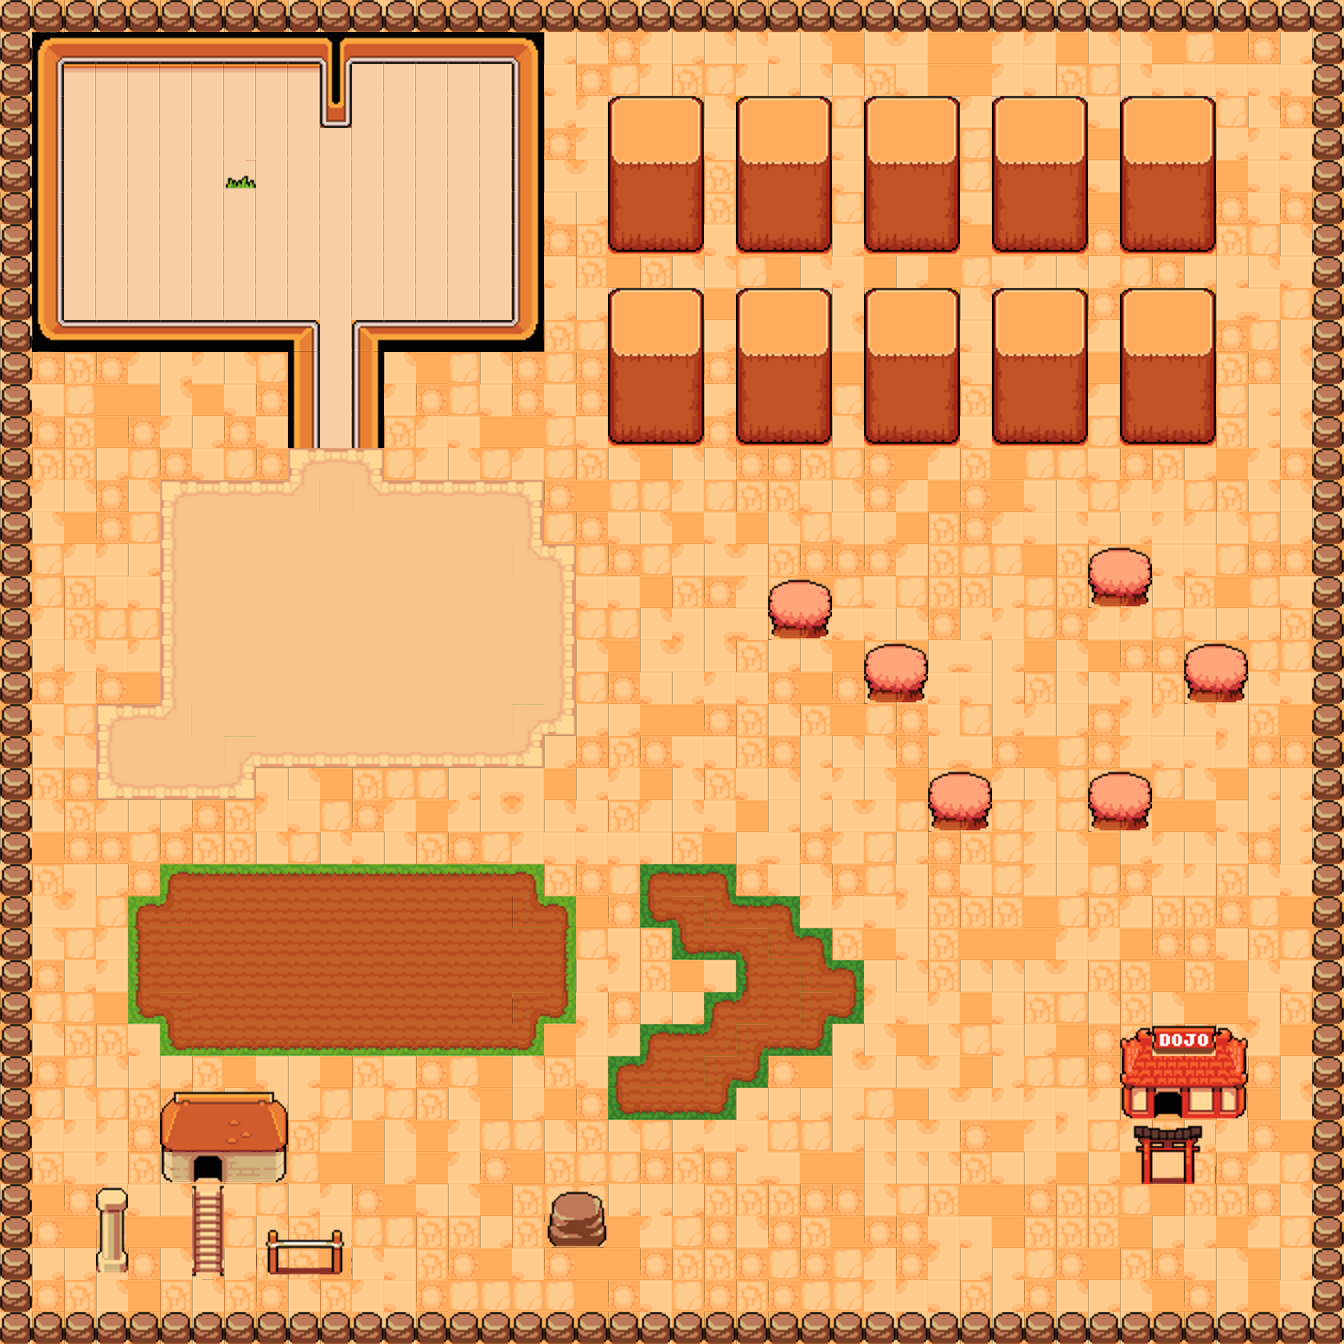

A level layout from a 2D game, rendered from its tile map. Below: a short description, then the map file with tile-grid data replaced by summaries:
An orthogonal 42x42 tile map with 32x32 px tiles, 5 tile layers (Walkable, Road, Objects, Walkable behind, ...) and 2 objects (Spawn bottom, Spawn top).

<map version="1.0" tiledversion="1.0.3" orientation="orthogonal" renderorder="right-down" width="42" height="42" tilewidth="32" tileheight="32" nextobjectid="6">
 <tileset firstgid="1" name="Tileset" tilewidth="32" tileheight="32" tilecount="1120" columns="28">
  <image source="Tileset.png" width="896" height="1280" />
  <terraintypes>
   <terrain name="snow" tile="553" />
   <terrain name="dirt" tile="385" />
   <terrain name="dirt temple" tile="390" />
   <terrain name="farm" tile="469" />
   <terrain name="dark farm" tile="474" />
  </terraintypes>
  <tile id="0">
   <animation>
    <frame tileid="369" duration="10" />
    <frame tileid="219" duration="10" />
   </animation>
  </tile>
  <tile id="354" terrain="1,1,1," />
  <tile id="355" terrain="1,1,,1" />
  <tile id="356" terrain=",,,1" />
  <tile id="357" terrain=",,1,1" />
  <tile id="358" terrain=",,1," />
  <tile id="359" terrain="2,2,2," />
  <tile id="360" terrain="2,2,,2" />
  <tile id="361" terrain=",,,2" />
  <tile id="362" terrain=",,2,2" />
  <tile id="363" terrain=",,2," />
  <tile id="382" terrain="1,,1,1" />
  <tile id="383" terrain=",1,1,1" />
  <tile id="384" terrain=",1,,1" />
  <tile id="385" terrain="1,1,1,1" />
  <tile id="386" terrain="1,,1," />
  <tile id="387" terrain="2,,2,2" />
  <tile id="388" terrain=",2,2,2" />
  <tile id="389" terrain=",2,,2" />
  <tile id="390" terrain="2,2,2,2" />
  <tile id="391" terrain="2,,2," />
  <tile id="412" terrain=",1,," />
  <tile id="413" terrain="1,1,," />
  <tile id="414" terrain="1,,," />
  <tile id="417" terrain=",2,," />
  <tile id="418" terrain="2,2,," />
  <tile id="419" terrain="2,,," />
  <tile id="438" terrain="3,3,3," />
  <tile id="439" terrain="3,3,,3" />
  <tile id="440" terrain=",,,3" />
  <tile id="441" terrain=",,3,3" />
  <tile id="442" terrain=",,3," />
  <tile id="443" terrain="4,4,4," />
  <tile id="444" terrain="4,4,,4" />
  <tile id="445" terrain=",,,4" />
  <tile id="446" terrain=",,4,4" />
  <tile id="447" terrain=",,4," />
  <tile id="466" terrain="3,,3,3" />
  <tile id="467" terrain=",3,3,3" />
  <tile id="468" terrain=",3,,3" />
  <tile id="469" terrain="3,3,3,3" />
  <tile id="470" terrain="3,,3," />
  <tile id="471" terrain="4,,4,4" />
  <tile id="472" terrain=",4,4,4" />
  <tile id="473" terrain=",4,,4" />
  <tile id="474" terrain="4,4,4,4" />
  <tile id="475" terrain="4,,4," />
  <tile id="496" terrain=",3,," />
  <tile id="497" terrain="3,3,," />
  <tile id="498" terrain="3,,," />
  <tile id="501" terrain=",4,," />
  <tile id="502" terrain="4,4,," />
  <tile id="503" terrain="4,,," />
  <tile id="522" terrain="0,0,0," />
  <tile id="523" terrain="0,0,,0" />
  <tile id="524" terrain=",,,0" />
  <tile id="525" terrain=",,0,0" />
  <tile id="526" terrain=",,0," />
  <tile id="550" terrain="0,,0,0" />
  <tile id="551" terrain=",0,0,0" />
  <tile id="552" terrain=",0,,0" />
  <tile id="553" terrain="0,0,0,0" />
  <tile id="554" terrain="0,,0," />
  <tile id="580" terrain=",0,," />
  <tile id="581" terrain="0,0,," />
  <tile id="582" terrain="0,,," />
 </tileset>
 <layer name="Walkable" width="42" height="42">
  <data>[1764 cells, 1764 non-empty, 26 distinct tile ids]</data>
 </layer>
 <objectgroup name="Spawn points">
  <object id="5" name="Spawn bottom" x="416" y="960" width="32" height="32" />
  <object id="4" name="Spawn top" x="288" y="160" width="32" height="32" />
 </objectgroup>
 <layer name="Road" width="42" height="42">
  <data>[1764 cells, 244 non-empty, 38 distinct tile ids]</data>
 </layer>
 <layer name="Objects" width="42" height="42">
  <data>[1764 cells, 130 non-empty, 39 distinct tile ids]</data>
 </layer>
 <layer name="Walkable behind" width="42" height="42">
  <data>[1764 cells, 94 non-empty, 30 distinct tile ids]</data>
 </layer>
 <layer name="Collision" width="42" height="42">
  <data>[1764 cells, 342 non-empty, 48 distinct tile ids]</data>
 </layer>
</map>